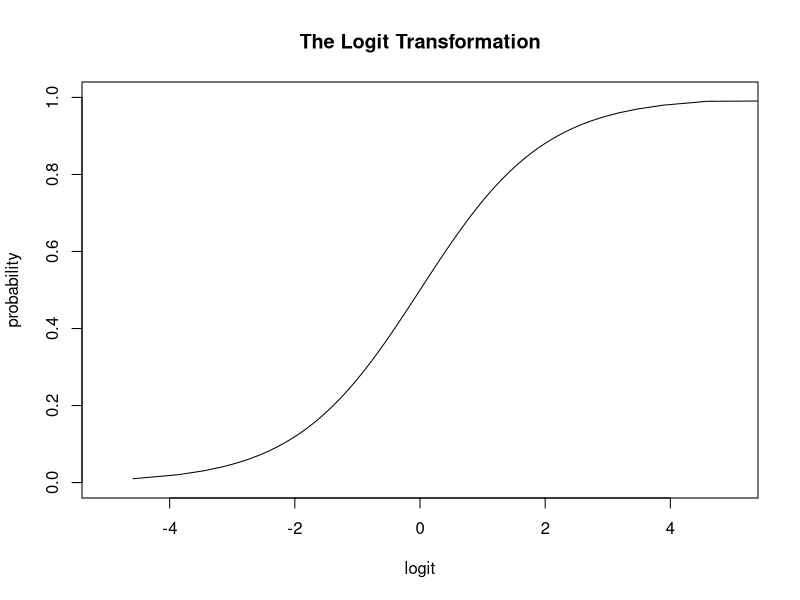
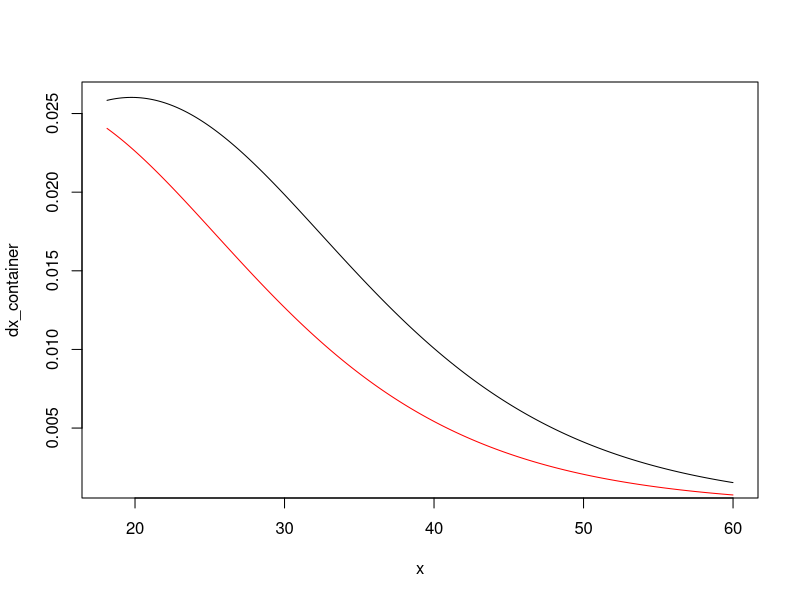
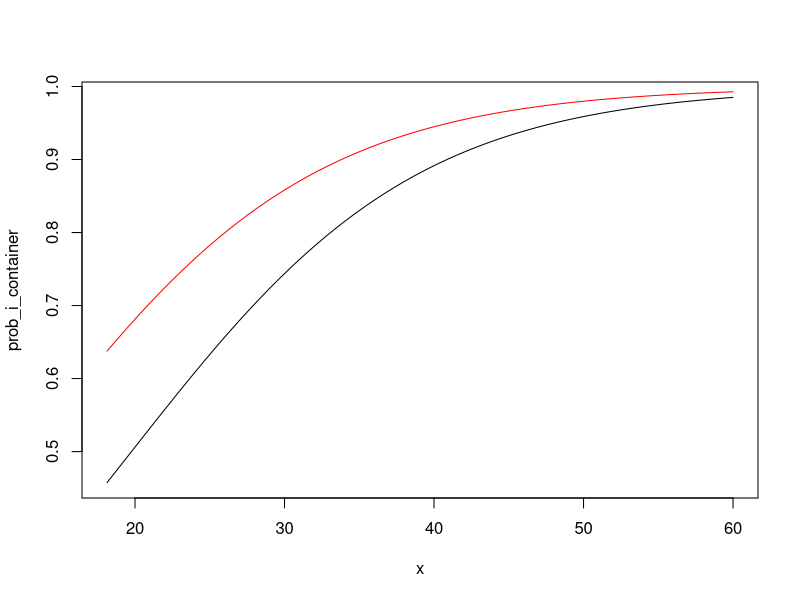

These charts were generated, in order, by the following R code:
# Logit transformation
## 1. Generate a vector of probabilities
pi <- seq(0, 0.9999999, le = 100)

logit <- function(x) {
  logit <- log(x / (1 - x))
  return (logit)
}

plot(
  logit(pi),
  pi,
  type = "l",
  xlim = c(-5, 5),
  main = "The Logit Transformation",
  xlab = "logit",
  ylab = "probability",
  cex.main = 1.2,
  cex.lab = 1,
  cex.axis = 1
)

# Maximum Likelihood estimation Logit
# General Syntax

# Load packages
library(maxLik)

loglikelikelihood <- function(beta) {
  ll <- "my likelihood function"
  #depending on your optimization routine,
  #check whether you need the negative or the positive log likelihood!
  return(ll)
}

#estim<-maxBFGS(loglike,finalHessian=TRUE,start=c(.,.))###initialize the optimization,
#pass on starting values and store the results in estim
#estim.par<-estim$estimate ### store the parameter estimates in a variable "estim.par"

# An empirical example for the logit model
set.seed(40)

n <- 1000 # sample size
beta0 <- -2 # intercept
beta1 <- 0.1 # coefficient of regressor
beta2 <- 1
beta <- cbind(beta0, beta1, beta2)

# Data
x <-
  sort(runif(n = n, min = 18, max = 60)) # generating the regressor
x2 <- rbinom(n, 1, 0.5) # vector of size 1000 with 1s and 0s. Probability for a 1 is 0.5
# Equation (6) Classification.html
linear_model <- beta0 + beta1 * x + beta2 * x2
# Logistig function
prob_i_x <- exp(linear_model) / (1 + exp(linear_model))
# drawing y with the transformed logit probabilities
# In Default example this is: Pr(default=YES|balance)
y <- rbinom(n = length(x), size = 1, prob = prob_i_x)

data <- cbind(x, prob_i_x)

X <- cbind(rep(1, n), x, x2)

# Formula.. from where?
loglikelikelihood <- function(beta) {
  ll <-
    sum(-y * log(1 + exp(-(X %*% beta))) - (1 - y) * log(1 + exp(X %*% beta)))
}
## TESTING Max likelihood functions
ll1 <- loglikelikelihood(c(0,1,1))
# This gives the same output as the one above?
myloglikelikelihood <- function(beta){
  ll <- sum(-log(1 + exp(X%*%beta)) + y*X%*%beta)
  return(ll)
}
ll2 <- myloglikelikelihood(c(0,1,1))
## END TESTING Max Likelihood functions

estimate <-
  maxBFGS(loglikelikelihood,
          finalHessian = TRUE,
          start = c(0, 1, 1)) #initialize estimation procedure
estimate.parameter <- estimate$estimate
estimate.hessian <- estimate$hessian

Covariance_matrix <- -(solve(estimate$hessian))
sde <- sqrt(diag(Covariance_matrix))

# How do we interpret the parameter estimates?
# marginal effect
beta1_marginal_effect.x2 <- 0
# Marginal effect for beta1
getEstimateExpression <- function(index_of_x, x2_constant) {
  result <-
    exp(
      estimate.parameter[1] + estimate.parameter[2] * x[index_of_x] + estimate.parameter[3] *
        x2_constant
    ) / (
      1 + exp(
        estimate.parameter[1] + estimate.parameter[2] * x[index_of_x] + estimate.parameter[3] *
          x2_constant
      )
    )
  return(result)
}

estimate_expression <-
  exp(
    estimate.parameter[1] + estimate.parameter[2] * x[500] + estimate.parameter[3] *
      beta1_marginal_effect.x2
  ) / (
    1 + exp(
      estimate.parameter[1] + estimate.parameter[2] * x[500] + estimate.parameter[3] *
        beta1_marginal_effect.x2
    )
  )


prob_i <- getEstimateExpression(index_of_x = 500, x2_constant = beta1_marginal_effect.x2)
dx <- estimate.parameter[2] * (prob_i) * (1 - prob_i)

# Calculate marginal effect for beta1 for a range of x values and x2=0

# Prepare function for experiment
getMarginalEffectForARangeOfX <-
  function(length,
           x2,
           container = NULL,
           probability_container = NULL) {
    for (i in 1:x_len) {
      estimate_exp <- exp(
        estimate.parameter[1] + estimate.parameter[2] * x[i] + estimate.parameter[3] *
          x2
      ) / (
        1 + exp(
          estimate.parameter[1] + estimate.parameter[2] * x[i] + estimate.parameter[3] *
            x2
        )
      )
      
      prob_i <- getEstimateExpression(i, x2)
      container[i] <-
        estimate.parameter[2] * (prob_i) * (1 - prob_i)
      
      if (!is.null(probability_container)) {
        probability_container[i] <- prob_i
      }
    }
    
    if (!is.null(probability_container)) {
      return(probability_container)
    } else if (!is.null(container)) {
      return(container)
    }
  }

x_len <- length(x)
dx_container <- rep(0, x_len)
dx_container <-
  getMarginalEffectForARangeOfX(x_len, beta1_marginal_effect.x2, dx_container)

# Plot
plot(x, dx_container, type = "l")

# Calculate marginal effect for beta1 for a range of x values and x2=1
beta1_marginal_effect2.x2 <- 1
dx_container1 <- rep(0, x_len)
dx_container1 <-
  getMarginalEffectForARangeOfX(x_len, beta1_marginal_effect2.x2, dx_container1)

# Plot line on the same plot as before - marginal effect for beta1 when x2 = 1
lines(x, dx_container1, col = "red")

# Predicted probabilities for beta2 when x2 = 0
beta2_marginal_effect.x2 <- 0
prob_i_container <- rep(0, x_len)
prob_i_container <-
  getMarginalEffectForARangeOfX(
    x_len,
    beta2_marginal_effect.x2,
    container = NULL,
    probability_container = prob_i_container
  )

plot(x, prob_i_container, type = "l")

# Predicted probabilities for beta2 when x2 = 1
beta2_marginal_effect2.x2 <- 1
prob_i_container1 <- rep(0, x_len)
prob_i_container1 <- getMarginalEffectForARangeOfX(
  x_len,
  beta2_marginal_effect2.x2,
  container = NULL,
  probability_container = prob_i_container1
)

lines(x, prob_i_container1, col = "red")


# Simulate this model with the probabilities as described above
# with the following values:
# n = 1000; b0 = -2, b1= 0.1, b2 = 1;
# x0i = 1 for all i, x1i ~ U(18,60), x2i ~ B(0.5)
# We've already do that above?
